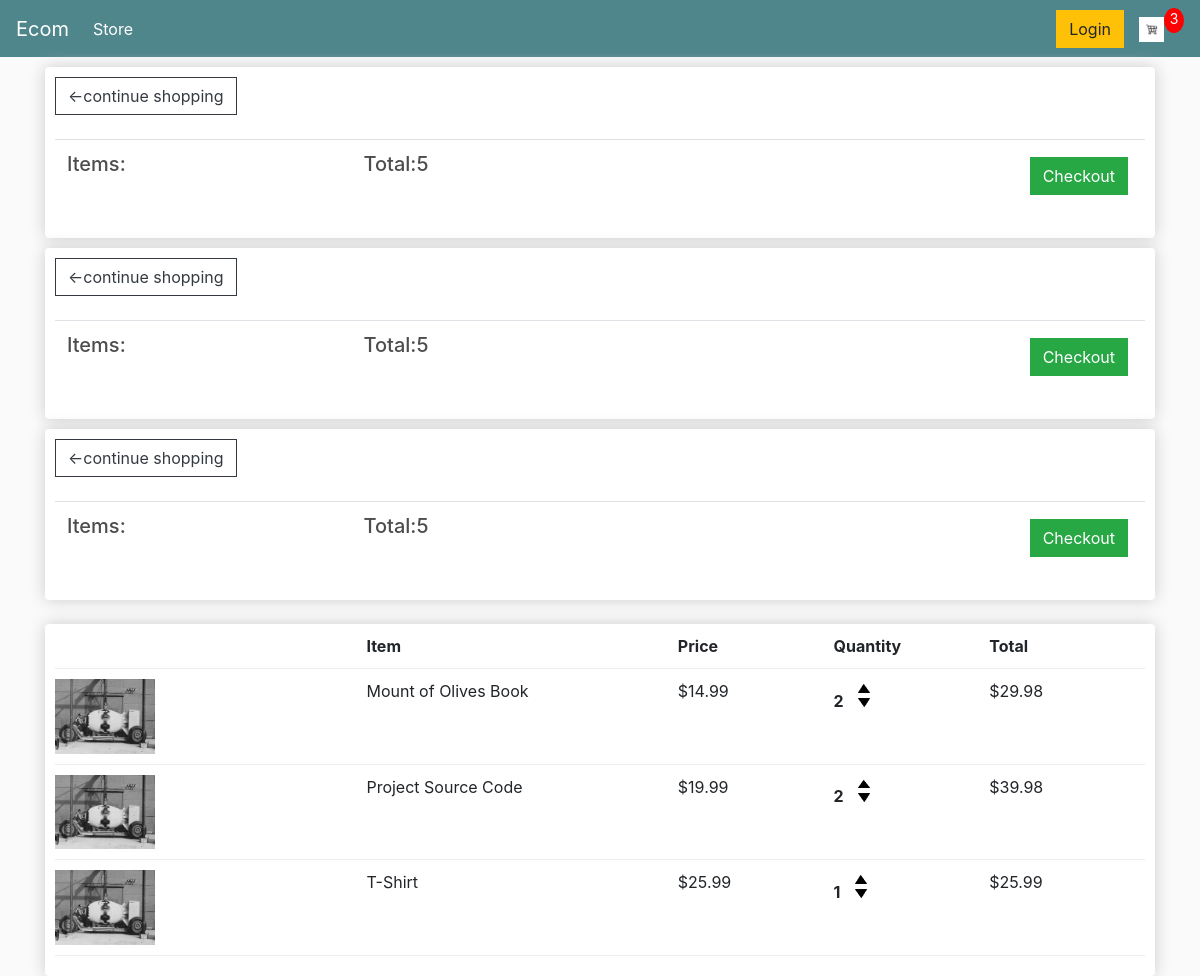
The page /cart/ (signed in) on the database as committed earlier.
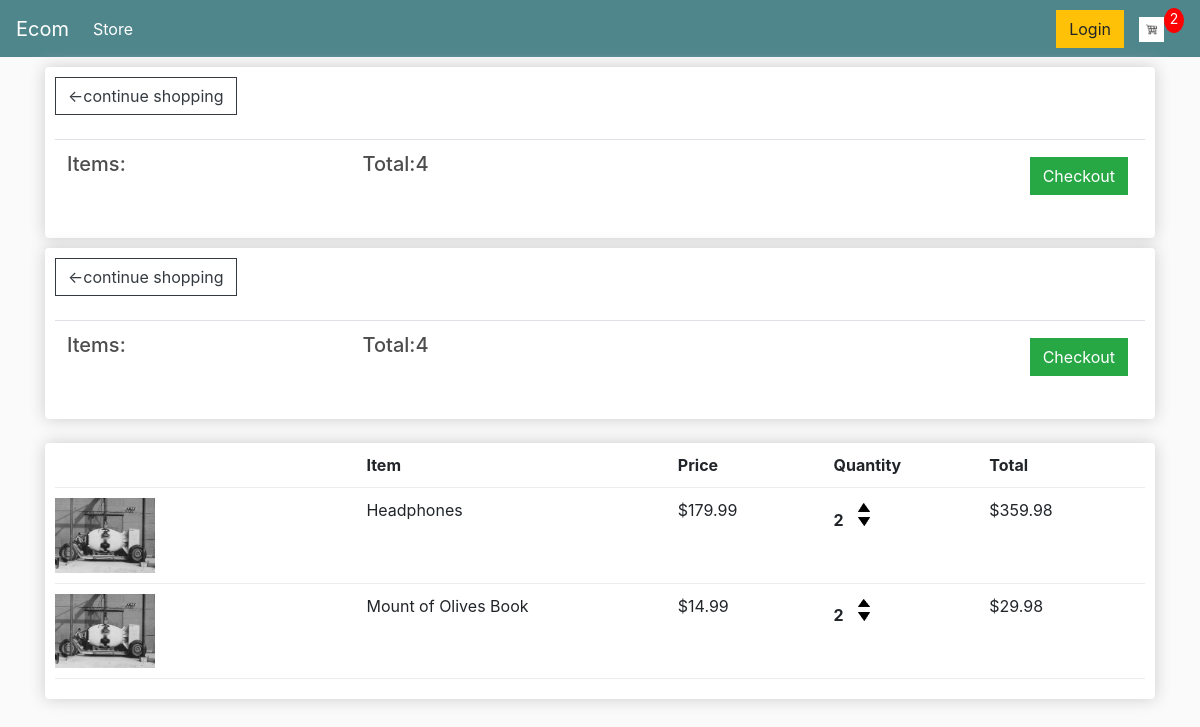
The same page on the database as committed later.
### store/models.py (models this page shows, shortened)
class OrderItem(models.Model):
    product = models.ForeignKey(Product, on_delete=models.SET_NULL, blank=True, null=True)
    order = models.ForeignKey(Order, on_delete=models.SET_NULL, blank=True, null=True)
    quantity = models.PositiveIntegerField(default=0, null=True, blank=True)
    date_added = models.DateTimeField(auto_now_add=True)
    @property
    def get_total(self):
        total=self.product.price * self.quantity
        return total

class Order(models.Model):
    customer = models.ForeignKey(Customer, on_delete=models.SET_NULL, blank=True, null=True)
    date_ordered = models.DateTimeField(auto_now_add=True)
    complete = models.BooleanField(default=False, null=True, blank=True)
    transaction_id = models.CharField(max_length=200, null=True)
    @property
    def get_cart_total(self):
        orderitems = self.orderitem_set.all()
        total = sum([item.quantity for item in orderitems])
        return total

class Product(models.Model):
    name = models.CharField(max_length=200, null=True)
    price = models.FloatField()
    digital = models.BooleanField(default=False, null=True, blank=True)
    image = models.ImageField(null=True , blank=True)
    @property
    def imageURL(self):
        try:
            url = self.image.url
        except:
            return ''
        return url

### store/views.py (the view)
# urls.py: path('cart/', views.cart, name="cart"),
def cart(request):
    if request.user.is_authenticated:
        customer = request.user.customer
        order, created = Order.objects.get_or_create(customer=customer, complete=False)
        items = order.orderitem_set.all()
        cartItems = items.count()
    else:
        items = []
        order = {'get_cart_total': 0, 'get_cart_items': 0,'shipping':False}
        cartItems=order['get_cart_items']
    context = {'items': items, 'order': order , 'cartItems':cartItems}
    return render(request, 'store/cart.html', context)

### store/templates/store/cart.html
{% extends 'store/main.html'%}
{% load static%}
{% block content %}
    {% for item in items %}
    <div class="row">
      <div class="col-lg-12">
        <div class="box-element">
            <a class="btn btn-outline-dark" href="{% url 'store' %}">&#x2190;continue shopping</a>
            <br>
            <br>
            <table class="table">
                <tr>
                    <th><h5>Items:{{ order.get_cart_items }}</h5></th>
                    <th><h5>Total:{{ order.get_cart_total }}</h5></th>
                    <th>
                        <a style="float:right;margin:5px" class="btn btn-success" href="{%url 'checkout' %}">Checkout</a>
                    </th>
                </tr>
            </table>
        </div>
        {% endfor %}
        <br>
        <div class="box-element">
            <div class="cart-row">
                <div style="flex:2"></div>
                <div style="flex:2"><strong>Item</strong></div>
                <div style="flex:1"><strong>Price</strong></div>
                <div style="flex:1"><strong>Quantity</strong></div>
                <div style="flex:1"><strong>Total</strong></div>
            </div>
            {% for item in items %}
            <div class="cart-row">
                <div style="flex:2"><img class="row-image"src="{{item.product.imageURL}}"></div>
                <div style="flex:2">{{item.product.name}}</div>
                <div style="flex:1">${{item.product.price|floatformat:2}}</div>
                <div style="flex:1">
                  <p class="quantity">{{item.quantity}}</p>
                  <div class="quantity">
                      <img data-product={{item.product.id}} data-action="add" class="chg-quantity update-cart" src="{%static 'images/arrow-up.png'%}">
                      <img data-product={{item.product.id}} data-action="remove" class="chg-quantity update-cart" src="{%static 'images/arrow-down.png'%}">
                  </div>
                </div>
                <div style="flex:1">${{item.get_total}}</div>
            </div>
            {% endfor %}
        </div>
      </div>
   </div>
{% endblock content %}

### store/templates/store/main.html (shortened to what this page needs)
<!DOCTYPE html>
{% load static %}
<html>
<head>
    <link rel="stylesheet" href="https://stackpath.bootstrapcdn.com/bootstrap/4.4.1/css/bootstrap.min.css">
	<link rel="stylesheet" type="text/css" href="{% static 'css/main.css' %}">
</head>
<body>
    <nav class="navbar navbar-expand-lg navbar-dark bg-dark">
        <a class="navbar-brand" href="{% url 'store' %}">Ecom</a>
        <div class="collapse navbar-collapse" id="navbarSupportedContent">
          <ul class="navbar-nav mr-auto">
            <li class="nav-item active">
              <a class="nav-link" href="{% url 'store' %}">Store <span class="sr-only">(current)</span></a>
            </li>
          </ul>
          <div class="form-inline my-2 my-lg-0">
                   <a href="#"class="btn btn-warning">Login</a>
                   <a href="{% url 'cart' %}">
                     <img  id="cart-icon" src="{% static 'images/indir.png' %}">
                   </a>
                   <p id="cart-total">{{cartItems}}</p>
         </div>
      </nav>
    <div class="container">
        {%block content %}
        {%endblock content %}
    </div>
</body>
</html>

### static/css/main.css (style rules this page uses)
body { background-color: hsl(0, 0%, 98%); }
h1,h2,h3,h4,h5,h6 { color:hsl(0, 0%, 30%); }
.box-element { box-shadow:hsl(0, 0%, 80%) 0 0 16px; background-color: #fff; border-radius: 4px; padding: 10px; }
.bg-dark { background-color: #4f868c!important; }
#cart-icon { width:25px; display: inline-block; margin-left: 15px; }
#cart-total { display: block; text-align: center; color:#fff; background-color: red; width: 20px; height: 25px; border-radius: 50%; font-size: 14px; }
.col-lg-4, .col-lg-6, .col-lg-8, .col-lg-12 { margin-top: 10px; }
.btn { border-radius: 0; }
.row-image { width: 100px; }
.cart-row { display: flex; align-items: flex-stretch; padding-bottom: 10px; margin-bottom: 10px; border-bottom: 1px solid #ececec; }
.quantity { display: inline-block; font-weight: 700; padding-right:10px; }
.chg-quantity { width: 12px; cursor: pointer; display: block; margin-top: 5px; transition:.1s; }

Rows that differ between the two databases and show on the page:
removed OrderItem: product.imageURL (picture), product.name "Mount of Olives Book", product.price "14.99", quantity "2", get_total "29.98"
removed Order: get_cart_total "5"
removed OrderItem: product.imageURL (picture), product.name "Project Source Code", product.price "19.99", quantity "2", get_total "39.98"
removed OrderItem: product.imageURL (picture), product.name "T-Shirt", product.price "25.99", quantity "1", get_total "25.99"
added OrderItem: product.imageURL (picture), product.name "Headphones", product.price "179.99", quantity "2", get_total "359.98"
added Order: get_cart_total "4"
added OrderItem: product.imageURL (picture), product.name "Mount of Olives Book", product.price "14.99", quantity "2", get_total "29.98"
Other text that changed with them:
{{ cartItems }}: "3" → "2"
